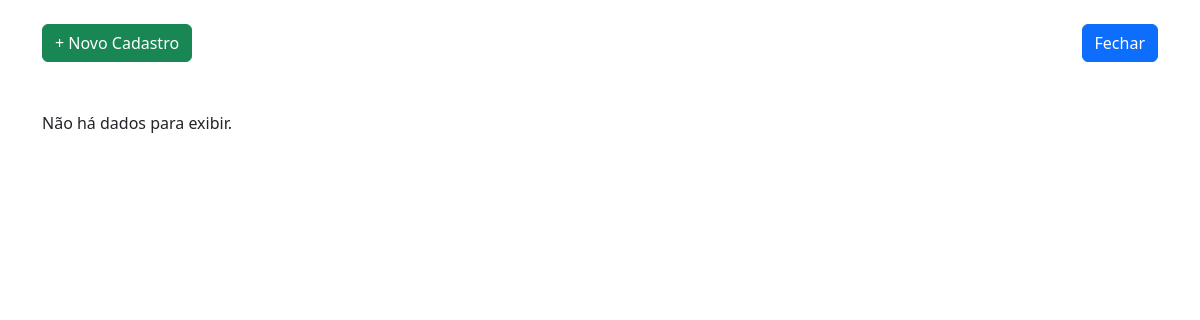
The page /App/views/user/SeguradoraView/indexSeguradora.php on the database as committed earlier.
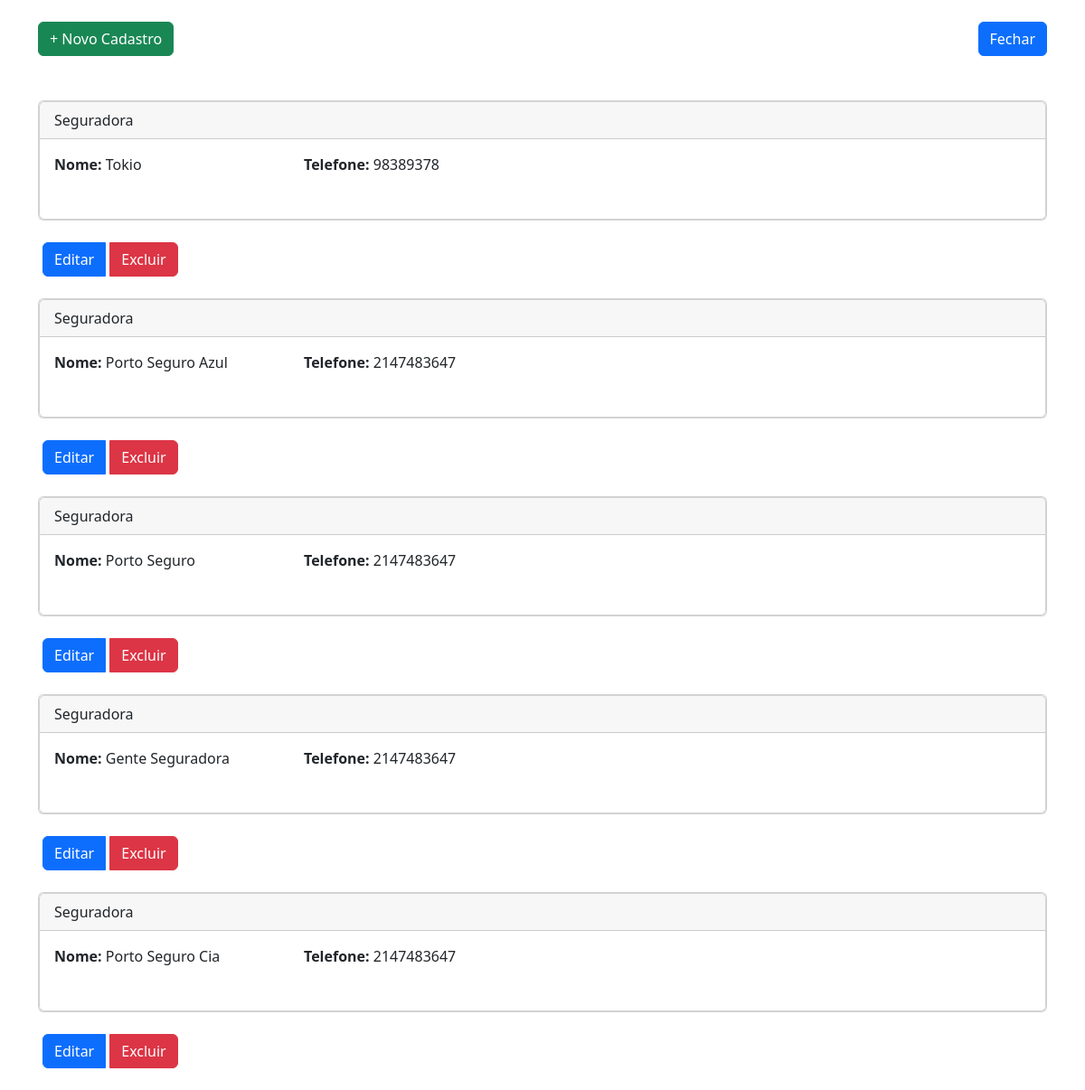
The same page on the database as committed later.
### tables this page shows
CREATE TABLE IF NOT EXISTS `seguradoras` (
  `id` int NOT NULL AUTO_INCREMENT,
  `nome` varchar(150) NOT NULL,
  `telefone` int NOT NULL,
  `created` datetime NOT NULL,
  `modified` datetime DEFAULT NULL,
  PRIMARY KEY (`id`)
);

### App/config/conexao.php (called while the page is built, shortened)
<?php
class Banco
{
    protected $mysqli;
    private function conexao($servidor, $usuario, $senha, $banco)
    {
        try {
            $this->mysqli = new mysqli($servidor, $usuario, $senha, $banco);
        } catch (Exception $e) {
            die($e->getMessage());
        }
    }
    public function getConexao()
    {
        return $this->mysqli;
    }
}
?>

### App/controllers/Seguradora/SeguradoraListarController.php (called while the page is built)
<?php
require_once (__DIR__ ."/../../models/SeguradoraModel.php");
class listarSeguradora{
    private $listar;
    public function __construct(){
        $this->listar = new Seguradora();
        $this -> listarTodos();
    }
    public function listarTodos(){
        return $this -> listar->listarSeguradora();
    }
}

### App/models/SeguradoraModel.php (called while the page is built, shortened)
<?php
require_once (__DIR__ ."/../dao/SeguradoraDAO.php");
class Seguradora extends Banco
{
    private $seguradoraDAO;
    public function __construct()
    {
        $this->seguradoraDAO = new seguradoraDAO();
    }
    public function listarSeguradora()
    {
        return $this->seguradoraDAO->getSeguradora();
    }
}

### App/dao/SeguradoraDAO.php (called while the page is built, shortened)
<?php
require_once(__DIR__ . "/../config/conexao.php");
class SeguradoraDAO
{
    protected $conexao;
    public function __construct()
    {
        $this->conexao = new Banco();
    }
    public function getSeguradora()
    {
        try {
            $stmt = $this->conexao->getConexao()->prepare("SELECT * FROM seguradoras ORDER BY id DESC");
            $stmt->execute();
            $result = $stmt->get_result();
            $seguradoras = [];
            while ($row = $result->fetch_array(MYSQLI_ASSOC)) {
                $seguradoras[] = $row;
            }
            return $seguradoras;
        } catch (Exception $e) {
            echo "Erro ao listar seguradora: " . $e->getMessage();
            return [];
        }
    }
}
?>

### App/views/user/SeguradoraView/indexSeguradora.php (the view, shortened to what this page needs)
<?php
require_once("../../../controllers/Seguradora/SeguradoraListarController.php");
$controller = new listarSeguradora();
$row = $controller->listarTodos();
?>
<!DOCTYPE html>
<html lang="pt-br">
<head>
    <link href="https://cdn.jsdelivr.net/npm/bootstrap@5.2.1/dist/css/bootstrap.min.css" rel="stylesheet"
>
</head>
<body>
<div class="container">
    <header class="d-flex justify-content-between my-4">
        <p class="text-right"><a href="criarSeguradora.php" class="btn btn-success">+ Novo Cadastro</a></p>
        <a href="../../home.php" class="btn btn-primary" style="margin-bottom: 25px;">Fechar</a>
    </header>
    <?php if (!empty($row)): ?>
        <?php foreach ($row as $value): ?>
            <div class="card mb-4">
                <div class="card">
                    <div class="card-header">Seguradora</div>
                    <div class="card-body">
                        <div class="row mb-3">
                            <div class="col-md-3">
                                <p><strong>Nome:</strong> <?php echo $value['nome']; ?></p>
                            </div>
                            <div class="col-md-3">
                                <p><strong>Telefone:</strong> <?php echo $value['telefone']; ?></p>
                            </div>
                        </div>
                    </div>
                </div>
           </div>
            <div class="row">
                <div class="col-md-9 text-right">
                    <div class="btn-group">
                        <a class="btn btn-primary" style="margin-left: 5px; margin-right: 5px;"
                           href="../../user/SeguradoraView/editarSeguradora.php?id=<?php echo $value['id']; ?>">Editar</a>
                        <a class="btn btn-danger"
                           href="../../../controllers/Seguradora/SeguradoraDeletarController.php?id=<?php echo $value['id']; ?>">Excluir</a>
                    </div>
                </div>
            </div>
        <br>
        <?php endforeach; ?>
    <?php else: ?>
        <p>Não há dados para exibir.</p>
    <?php endif; ?>
</div>
</body>
</html>

Rows that differ between the two databases and show on the page:
added seguradoras: nome "Tokio", telefone "98389378"
added seguradoras: nome "Porto Seguro Azul", telefone "2147483647"
added seguradoras: nome "Porto Seguro", telefone "2147483647"
added seguradoras: nome "Gente Seguradora", telefone "2147483647"
added seguradoras: nome "Porto Seguro Cia", telefone "2147483647"
Other text that changed with them:
text no longer shown: "Não há dados para exibir."
